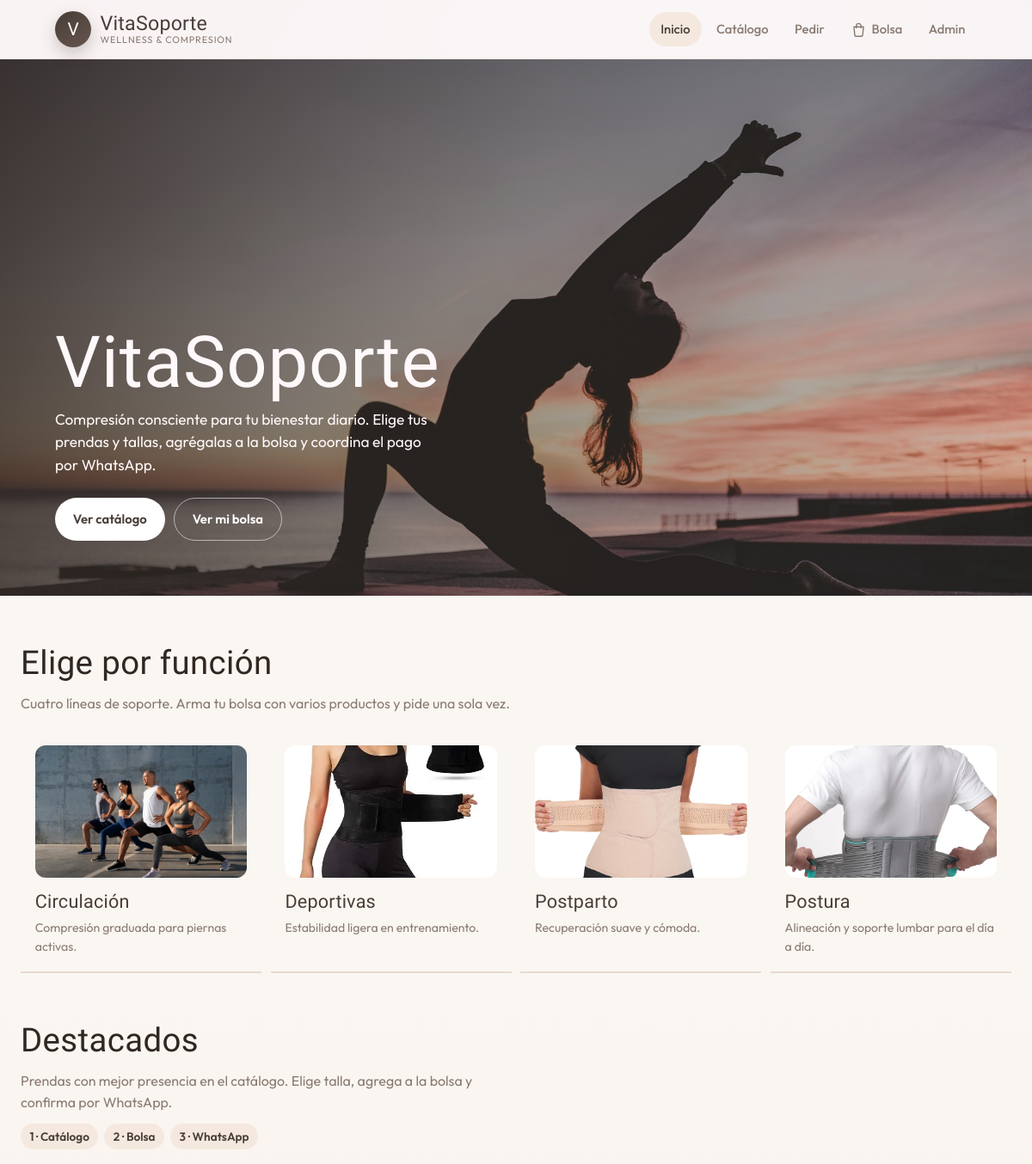
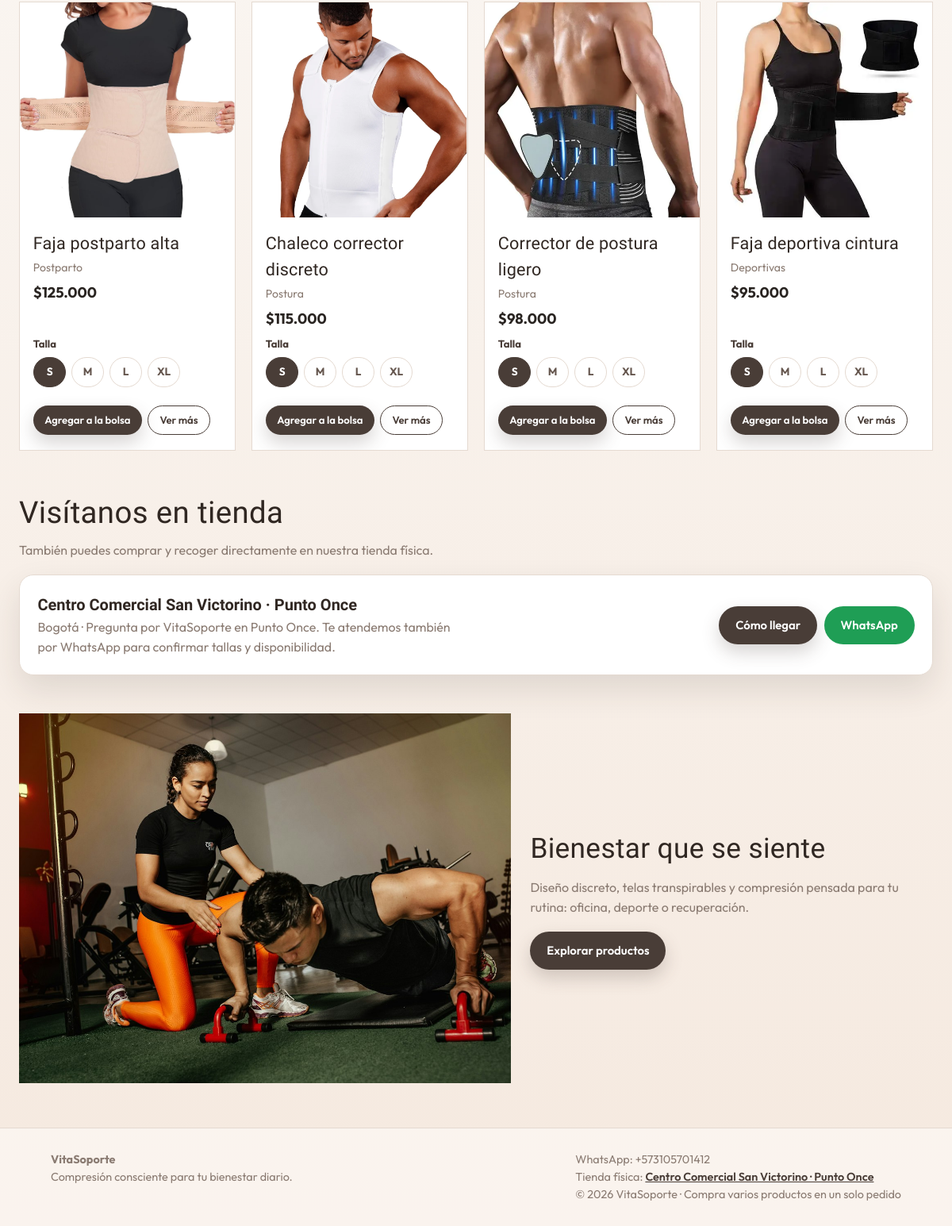
The page / on the database its author committed (2 pictures, top to bottom).
### tables this page shows
CREATE TABLE categoria (
  id_categoria INT UNSIGNED AUTO_INCREMENT PRIMARY KEY,
  nombre VARCHAR(100) NOT NULL,
  imagen VARCHAR(500) NULL
);

CREATE TABLE producto (
  id_producto INT UNSIGNED AUTO_INCREMENT PRIMARY KEY,
  nombre VARCHAR(150) NOT NULL,
  talla VARCHAR(50) NOT NULL DEFAULT 'Única',
  precio DECIMAL(10,2) NOT NULL DEFAULT 0.00,
  descripcion TEXT NULL,
  disponible TINYINT(1) NOT NULL DEFAULT 1,
  foto_url VARCHAR(500) NULL,
  id_categoria INT UNSIGNED NOT NULL,
  CONSTRAINT fk_producto_categoria
    FOREIGN KEY (id_categoria) REFERENCES categoria(id_categoria)
    ON UPDATE CASCADE ON DELETE RESTRICT
);

### includes/funciones.php (called while the page is built, shortened)
<?php
function e(?string $value): string
{
    return htmlspecialchars((string) $value, ENT_QUOTES | ENT_SUBSTITUTE, 'UTF-8');
}
function formatearPrecio(float|int|string $precio): string
{
    return '$' . number_format((float) $precio, 0, ',', '.');
}
function whatsappUrl(string $mensaje): string
{
    return 'https://wa.me/' . WHATSAPP_NUMERO . '?text=' . rawurlencode($mensaje);
}
function fotoProducto(?string $fotoUrl): string
{
    $foto = trim((string) $fotoUrl);
    if (str_starts_with($foto, 'http://') || str_starts_with($foto, 'https://') || str_starts_with($foto, 'img/')) {
        return $foto;
    }
    return 'img/' . ltrim($foto, '/');
}
function obtenerCategorias(mysqli $conexion): array
{
    $result = $conexion->query('SELECT id_categoria, nombre, imagen FROM categoria ORDER BY nombre ASC');
    return $result->fetch_all(MYSQLI_ASSOC);
}
function imagenCategoria(?string $imagen): string
{
    $foto = trim((string) $imagen);
    if (str_starts_with($foto, 'http://') || str_starts_with($foto, 'https://') || str_starts_with($foto, 'img/')) {
        return $foto;
    }
    return 'img/' . ltrim($foto, '/');
}
function tallasDeProducto(array $producto): array
{
    $tallas = array_filter(array_map('trim', explode(',', (string) ($producto['talla'] ?? 'Única'))));
    return $tallas ?: ['Única'];
}

### index.php (the view, shortened to what this page needs)
<?php
require_once __DIR__ . '/includes/funciones.php';
$paginaActual = 'inicio';
$categorias = obtenerCategorias($conexion);
$descripciones = [
    'Postura' => 'Alineación y soporte lumbar para el día a día.',
    'Circulación' => 'Compresión graduada para piernas activas.',
    'Deportivas' => 'Estabilidad ligera en entrenamiento.',
    'Postparto' => 'Recuperación suave y cómoda.',
];
$destacados = $conexion->query(
    "SELECT p.*, c.nombre AS categoria_nombre
     FROM producto p
     JOIN categoria c ON c.id_categoria = p.id_categoria
     WHERE p.disponible = 1
     ORDER BY p.precio DESC
     LIMIT 4"
)->fetch_all(MYSQLI_ASSOC);
require __DIR__ . '/includes/header.php';
?>
<section class="hero-bleed" aria-label="Presentación VitaSoporte">
    <div class="hero-inner">
        <h1 class="hero-brand">VitaSoporte</h1>
        <p class="hero-lead"><?= e(APP_SLOGAN) ?> Elige tus prendas y tallas, agrégalas a la bolsa y coordina el pago por WhatsApp.</p>
        <div class="hero-cta">
            <a class="btn btn-light" href="catalogo.php">Ver catálogo</a>
            <a class="btn btn-hero-ghost" href="bolsa.php">Ver mi bolsa</a>
        </div>
    </div>
</section>
<main class="container">
<section class="section">
    <div class="section-head">
        <h2>Elige por función</h2>
        <p>Cuatro líneas de soporte. Arma tu bolsa con varios productos y pide una sola vez.</p>
    </div>
    <div class="funciones">
        <?php foreach ($categorias as $cat): ?>
            <?php $nombre = $cat['nombre']; ?>
            <a class="funcion" href="catalogo.php?categoria=<?= (int)$cat['id_categoria'] ?>">
                <img class="funcion-img" src="<?= e(imagenCategoria($cat['imagen'] ?? null)) ?>" alt="<?= e($nombre) ?>" loading="lazy">
                <h3><?= e($nombre) ?></h3>
                <p><?= e($descripciones[$nombre] ?? 'Soporte y compresión wellness.') ?></p>
            </a>
        <?php endforeach; ?>
    </div>
</section>
<section class="section">
    <div class="section-head">
        <h2>Destacados</h2>
        <p>Prendas con mejor presencia en el catálogo. Elige talla, agrega a la bolsa y confirma por WhatsApp.</p>
        <p class="step-hint">
            <span>1 · Catálogo</span>
            <span>2 · Bolsa</span>
            <span>3 · WhatsApp</span>
        </p>
    </div>
    <div class="grid">
        <?php foreach ($destacados as $i => $p): ?>
            <article class="product" style="animation-delay: <?= 0.05 * $i ?>s">
                <div class="product-media">
                    <img src="<?= e(fotoProducto($p['foto_url'])) ?>" alt="<?= e($p['nombre']) ?>" loading="lazy">
                </div>
                <div class="product-body">
                    <h3><?= e($p['nombre']) ?></h3>
                    <p class="meta"><?= e($p['categoria_nombre']) ?></p>
                    <p class="precio"><?= e(formatearPrecio($p['precio'])) ?></p>
                    <form class="talla-form" method="post" action="bolsa.php">
                        <label class="talla-label">Talla
                            <span class="talla-opciones" role="radiogroup" aria-label="Talla de <?= e($p['nombre']) ?>">
                                <?php foreach (tallasDeProducto($p) as $iT => $t): ?>
                                    <label class="talla-chip">
                                        <span><?= e($t) ?></span>
                                    </label>
                                <?php endforeach; ?>
                            </span>
                        </label>
                        <div class="product-actions">
                            <button class="btn btn-primary btn-sm" type="submit">Agregar a la bolsa</button>
                            <a class="btn btn-ghost btn-sm" href="catalogo.php">Ver más</a>
                        </div>
                    </form>
                </div>
            </article>
        <?php endforeach; ?>
    </div>
</section>
<section class="section ubicacion">
    <div class="section-head">
        <h2>Visítanos en tienda</h2>
        <p>También puedes comprar y recoger directamente en nuestra tienda física.</p>
    </div>
    <div class="ubicacion-card">
        <div>
            <strong><?= e(TIENDA_UBICACION) ?></strong>
            <p>Bogotá · Pregunta por VitaSoporte en Punto Once. Te atendemos también por WhatsApp para confirmar tallas y disponibilidad.</p>
        </div>
        <div class="ubicacion-acciones">
            <a class="btn btn-primary" href="<?= e(TIENDA_MAPS_URL) ?>" target="_blank" rel="noopener">Cómo llegar</a>
            <a class="btn btn-wa" href="<?= e(whatsappUrl('Hola VitaSoporte, quiero información de la tienda en ' . TIENDA_UBICACION . '.')) ?>" target="_blank" rel="noopener">WhatsApp</a>
        </div>
    </div>
</section>
<section class="lifestyle-strip section">
    <img src="img/lifestyle-movimiento.jpg" alt="Movimiento y bienestar con prendas de soporte" loading="lazy">
    <div class="lifestyle-copy">
        <h2>Bienestar que se siente</h2>
        <p>Diseño discreto, telas transpirables y compresión pensada para tu rutina: oficina, deporte o recuperación.</p>
        <a class="btn btn-primary" href="catalogo.php">Explorar productos</a>
    </div>
</section>
</main>
<?php
require __DIR__ . '/includes/footer.php';
?>

### includes/header.php (shortened to what this page needs)
<?php
$paginaActual = $paginaActual ?? '';
?>
<!DOCTYPE html>
<html lang="es">
<head>
    <link rel="stylesheet" href="css/estilos.css">
</head>
<body>
<header class="site-header">
    <div class="container nav-bar">
        <a class="brand" href="index.php">
            <div class="brand-mark"><span>V</span></div>
            <div class="brand-text">
                <strong>VitaSoporte</strong>
                <small>Wellness &amp; compresión</small>
            </div>
        </a>
        <nav class="nav-links" aria-label="Principal">
            <a href="index.php" class="<?= $paginaActual === 'inicio' ? 'is-active' : '' ?>">Inicio</a>
            <a href="catalogo.php" class="<?= $paginaActual === 'catalogo' ? 'is-active' : '' ?>">Catálogo</a>
            <a href="pedido.php" class="<?= $paginaActual === 'pedido' ? 'is-active' : '' ?>">Pedir</a>
            <a href="bolsa.php" class="bolsa-link <?= $paginaActual === 'bolsa' ? 'is-active' : '' ?>" aria-label="Bolsa de compras">
                <svg viewBox="0 0 24 24" width="19" height="19" fill="none" stroke="currentColor" stroke-width="1.8" stroke-linejoin="round" aria-hidden="true"><path d="M5 8h14l-1.2 12.1a1.8 1.8 0 0 1-1.8 1.6H8a1.8 1.8 0 0 1-1.8-1.6L5 8Z"/><path d="M8.5 10V6.5a3.5 3.5 0 0 1 7 0V10"/></svg>
                Bolsa<?php $nBolsa = bolsaCantidadTotal(); ?><?php if ($nBolsa > 0): ?><span class="bolsa-count"><?= $nBolsa ?></span><?php endif; ?>
            </a>
            <a href="admin/login.php">Admin</a>
        </nav>
    </div>
</header>

### includes/footer.php (shortened to what this page needs)
<footer class="site-footer">
    <div class="container footer-inner">
        <div>
            <strong>VitaSoporte</strong><br>
            <?= e(APP_SLOGAN) ?>
        </div>
        <div>
            WhatsApp: +<?= e(WHATSAPP_NUMERO) ?><br>
            Tienda física: <a href="<?= e(TIENDA_MAPS_URL) ?>" target="_blank" rel="noopener"><?= e(TIENDA_UBICACION) ?></a><br>
            &copy; <?= date('Y') ?> VitaSoporte · Compra varios productos en un solo pedido
        </div>
    </div>
</footer>
</body>
</html>

### rows shown on the page
categoria: imagen (picture), nombre "Circulación", nombre "Compresión graduada para piernas activas."
categoria: imagen (picture), nombre "Deportivas", nombre "Estabilidad ligera en entrenamiento."
categoria: imagen (picture), nombre "Postparto", nombre "Recuperación suave y cómoda."
categoria: imagen (picture), nombre "Postura", nombre "Alineación y soporte lumbar para el día a día."
producto: foto_url (picture), nombre "Faja postparto alta", id_categoria.nombre "Postparto", precio "$125.000", talla "S", talla "M", talla "L", talla "XL"
producto: foto_url (picture), nombre "Chaleco corrector discreto", id_categoria.nombre "Postura", precio "$115.000", talla "S", talla "M", talla "L", talla "XL"
producto: foto_url (picture), nombre "Corrector de postura ligero", id_categoria.nombre "Postura", precio "$98.000", talla "S", talla "M", talla "L", talla "XL"
producto: foto_url (picture), nombre "Faja deportiva cintura", id_categoria.nombre "Deportivas", precio "$95.000", talla "S", talla "M", talla "L", talla "XL"

### other values the page prints
APP_SLOGAN "Compresión consciente para tu bienestar diario."
TIENDA_UBICACION "Centro Comercial San Victorino · Punto Once"
WHATSAPP_NUMERO "573105701412"
